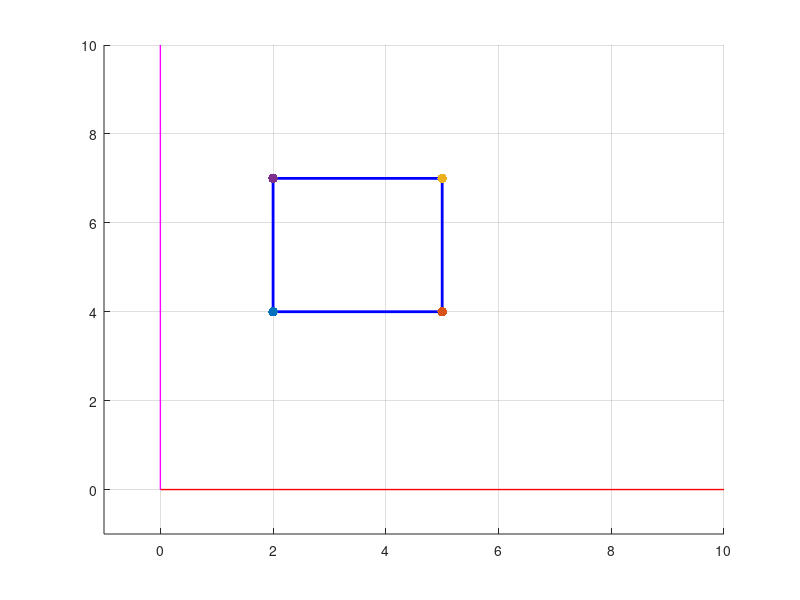

The MATLAB script that drew this image:
clf;
clc;

Base1 = [2 0 0 1]'; 
Base2 = [5 0 0 1]'; 
Base3 = [5 3 0 1]'; 
Base4 = [2 3 0 1]'; 

saltos_y = linspace(0, 4, 20);
for i = 1:length(saltos_y)
    
    clf;
    
    line([0 10], [0 0], 'LineWidth', 1, 'Color', 'red');    
    line([0 0], [0 10], 'LineWidth', 1, 'Color', 'magenta'); 
    axis([-1 10 -1 10]);
    grid on;
    hold on;
    
    Punto1 = Base1;
    Punto2 = Base2;
    Punto3 = Base3;
    Punto4 = Base4;
    
    altura_actual = saltos_y(i);
    Punto1(2) = Punto1(2) + altura_actual;
    Punto2(2) = Punto2(2) + altura_actual;
    Punto3(2) = Punto3(2) + altura_actual;
    Punto4(2) = Punto4(2) + altura_actual;
    
    line([Punto1(1), Punto2(1)], [Punto1(2), Punto2(2)], 'LineWidth', 2, 'Color', 'blue'); 
    line([Punto2(1), Punto3(1)], [Punto2(2), Punto3(2)], 'LineWidth', 2, 'Color', 'blue'); 
    line([Punto3(1), Punto4(1)], [Punto3(2), Punto4(2)], 'LineWidth', 2, 'Color', 'blue'); 
    line([Punto4(1), Punto1(1)], [Punto4(2), Punto1(2)], 'LineWidth', 2, 'Color', 'blue'); 
    
   
    scatter(Punto1(1), Punto1(2), 50, 'red', 'filled');
    scatter(Punto2(1), Punto2(2), 50, 'yellow', 'filled');
    scatter(Punto3(1), Punto3(2), 50, 'magenta', 'filled');
    scatter(Punto4(1), Punto4(2), 50, 'green', 'filled');
    
   
    pause(0.1);
    
end
